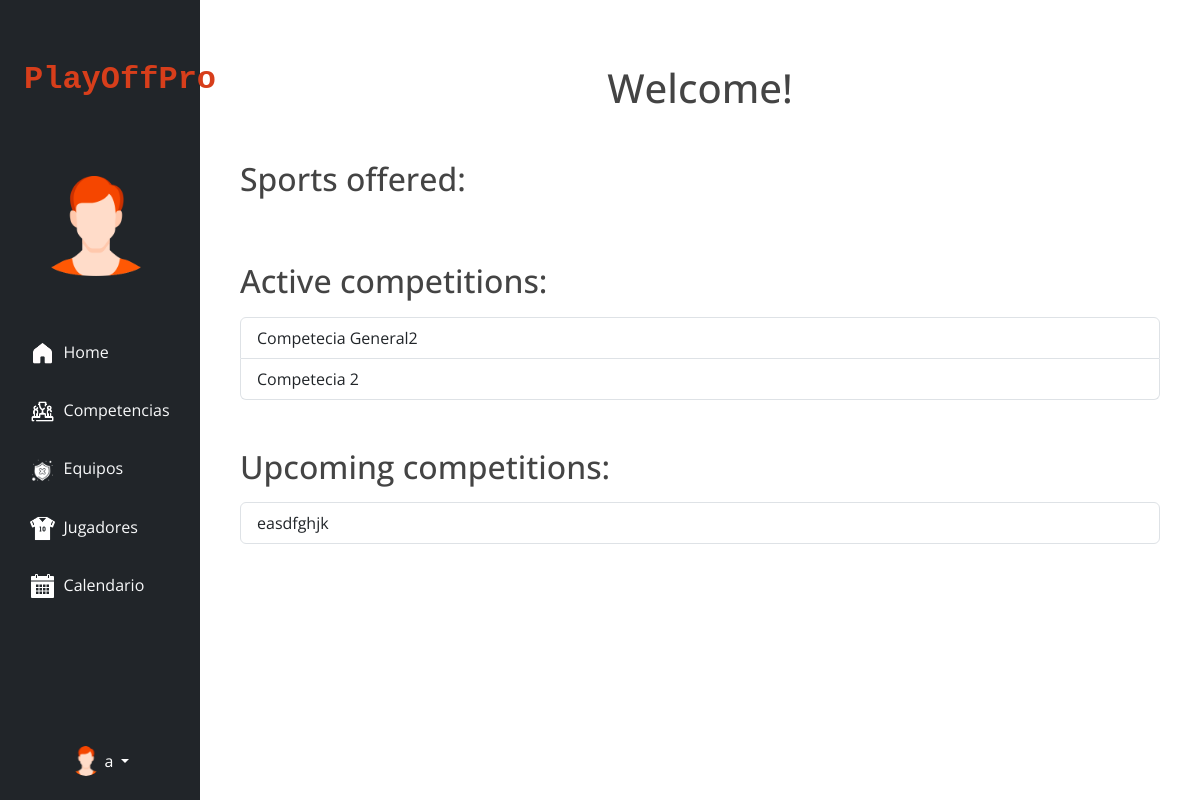
The app's page /home/ (signed in) with its own data.
### myapp/models.py (models this page shows, shortened)
class Competition(models.Model):
    name = models.CharField(max_length=50, blank=True)
    SPORT_lIST = (
        ('F', 'Football'),
        ('B', 'Basketball'),
        ('V', 'Volleyball'),
        ('H', 'Handball'),
        ('T', 'Tennis'),
        ('O', 'Other')
    )
    sport = models.CharField(max_length=1, choices=SPORT_lIST, default='F')
    genre = models.CharField(choices=[('M', 'Male'), ('F', 'Female'), ('MF', 'Mixed')], max_length=2, null=True)
    COMPETITION_TYPES = (
        ('L', 'League'),
        ('T', 'Tournament'),
        ('P', 'Playoff'),
        ('F', 'Friendly'),
        ('GS', 'Group Stage'),
        ('O', 'Other')
    )
    type_competition = models.CharField(max_length=2, choices=COMPETITION_TYPES, default='O')
    is_active = models.BooleanField(default=True)
    user = models.ForeignKey(User, on_delete=models.CASCADE, null=True, related_name='competitions')

### myapp/views.py (the view)
# urls.py: path('home/', views.home, name='home'),
def home(request):
    if request.user.is_authenticated:
        active_competitions = Competition.objects.filter(is_active=True, user=request.user)
        upcoming_competitions = Competition.objects.filter(is_active=False, user=request.user)
        sports_offered = Sport.objects.all()
        return render(request, 'home.html', {
            'active_competitions': active_competitions,
            'upcoming_competitions': upcoming_competitions,
            'sports_offered': sports_offered,
        })
    else:
        return render(request, 'home.html')

### myapp/templates/home.html (shortened to what this page needs)
{% extends 'base.html' %}
{% block content %}
    {% load static %}
    <head>
    </head>
    <body>
    <div class="container mt-5">
        <h1 class="text-center mb-5">Welcome!</h1>
        <h2 class="mt-5 mb-3">Sports offered:</h2>
        <h2 class="mt-5 mb-3">Active competitions:</h2>
        <ul class="list-group">
            {% for competition in active_competitions %}
                <li class="list-group-item">{{ competition.name }}</li>
            {% endfor %}
        </ul>
        <h2 class="mt-5 mb-3">Upcoming competitions:</h2>
        <ul class="list-group">
            {% for competition in upcoming_competitions %}
                <li class="list-group-item">{{ competition.name }}</li>
            {% endfor %}
        </ul>
    </div>
    </body>
{% endblock %}

### myapp/templates/base.html (shortened to what this page needs)
{% load static %}
<!DOCTYPE html>
<html lang="en">
<head>
    <link href="https://cdn.jsdelivr.net/npm/bootstrap@5.3.0/dist/css/bootstrap.min.css" rel="stylesheet"
>
    <link rel="stylesheet" href="https://cdnjs.cloudflare.com/ajax/libs/animate.css/4.1.1/animate.min.css">
    <link rel="stylesheet" href="{% static 'css/css_base.css' %}">
</head>
<body class="d-flex flex-column min-vh-100">
{% if user.is_authenticated %}
    <div class="container-fluid">
        <div class="row flex-nowrap">
            <div class="col-auto col-md-3 col-xl-2 px-sm-2 px-0 bg-dark position-fixed" style="top: 0; bottom: 0;">
                <div class="d-flex flex-column align-items-center justify-content-center px-3 pt-2 text-white min-vh-100">
                    <a href="{% url 'home' %}"
                       class="d-flex align-items-center pb-3 mb-md-0 me-md-auto text-white text-decoration-none">
                        <span class="fs-2 fw-bold d-none d-sm-inline text-center text-orange"
                              style="color: #d73e1b; font-family: 'Arial Black',monospace">ㅤPlayOffPro
                        </span>
                    </a>
                    <ul class="nav nav-pills flex-column mb-sm-auto mb-0 align-items-center align-items-sm-start"
                        id="menu">
                        <li class="nav-item mt-5 px-3">
                            <a href="#" class="nav-link align-middle px-0">
                                <div class="image-container d-flex align-items-center justify-content-center">
                                    <img src="{% static 'img/default_male.png' %}" class="card-img-top img-fluid"
                                         style="width: 100px; height: 100px;">
                                </div>
                            </a>
                        </li>
                        <li class="nav-item mt-5">
                            <a href="{% url 'home' %}" class="nav-link align-middle px-0">
                                <img src="{% static 'img/casa (1).png' %}" alt="hugenerd" width="25" height="25">
                                <span
                                        class="ms-1 d-none d-sm-inline text-light">Home</span>
                            </a>
                        </li>
                        <li class="nav-item mt-3">
                            <a href="{% url 'competitions' %}" class="nav-link align-middle px-0">
                                <img src="{% static 'img/competicion.png' %}" alt="" width="25" height="25">
                                <span class="ms-1 d-none d-sm-inline text-light">Competencias</span>
                            </a>
                        </li>
                        <li class="nav-item mt-3">
                            <a href="{% url 'teams' %}" class="nav-link align-middle px-0">
                                <img src="{% static 'img/escudo.png' %}" alt="" width="25" height="25">
                                <span
                                        class=" text-light ms-1 d-none d-sm-inline">Equipos</span>
                            </a>
                        </li>
                        <li class="nav-item mt-3">
                            <a href="{% url 'players' %}" class="nav-link align-middle px-0">
                                <img src="{% static 'img/jugador.png' %}" alt="" width="25" height="25">
                                <span
                                        class="text-light ms-1 d-none d-sm-inline">Jugadores</span>
                            </a>
                        </li>
                        <li class="nav-item mt-3">
                            <a href="" class="nav-link align-middle px-0">
                                <img src="{% static 'img/calendario.png' %}" alt="" width="25" height="25">
                                <span class="text-light ms-1 d-none d-sm-inline">Calendario</span>
                            </a>
                        </li>
                    </ul>
                    <div class="dropdown pb-4">
                        <a href="#" class="d-flex align-items-center text-white text-decoration-none dropdown-toggle"
                           id="dropdownUser1" data-bs-toggle="dropdown" aria-expanded="false">
                            <img src="{% static 'img/default_male.png' %}" alt="hugenerd" width="30" height="30"
                                 class="rounded-circle">
                            <span class="d-none d-sm-inline mx-1">{{ user.username }}</span>
                        </a>
                    </div>
                </div>
            </div>
            <div class="col offset-md-3 offset-xl-2 py-3">
                <div class="mx-3">
                    {% block content %}{% endblock %}
                </div>
            </div>
        </div>
    </div>
{% endif %}
</body>
</html>

### myapp/static/css/css_base.css (style rules this page uses)
body { background: #fff; color: #444; font-family: "Open Sans", sans-serif; }
a { color: #007bff; text-decoration: none; transition: 0.5s; }

### records on screen
Competition: name "Competecia General2"
Competition: name "Competecia 2"
Competition: name "easdfghjk"

### other values on screen
{{ user.username }} "a"
